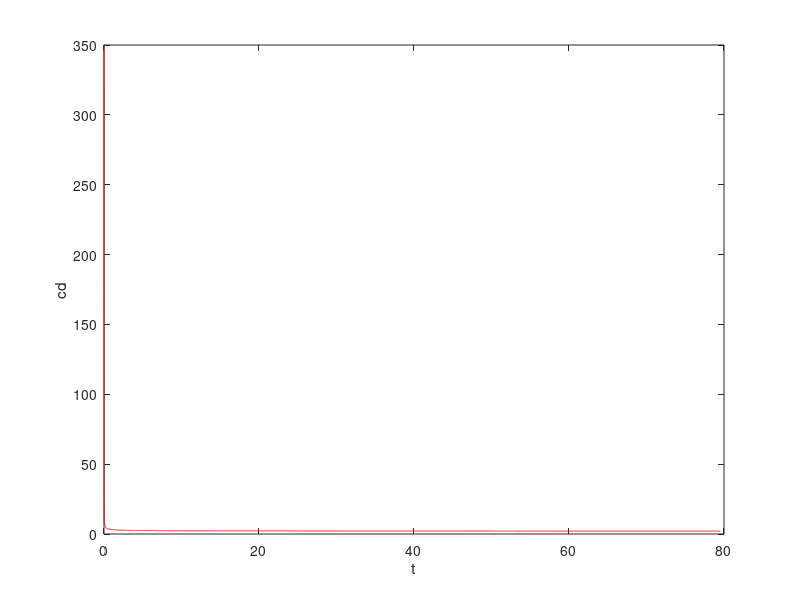
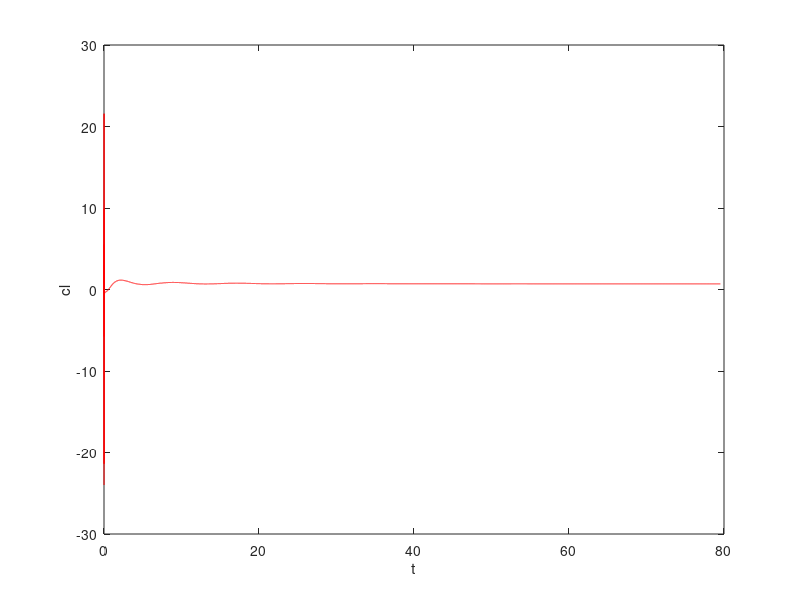

Reproduce these figures in MATLAB, in order.
load gx.dat;
load gy.dat;
ip=2:5;

% figure(3)
% plot(gx(:,1),gx(:,ip),'-o')
% legend('u','v','p','o')
% 
% figure(4)
% plot(gy(:,1),gy(:,ip),'-o')
% legend('u','v','p','o')

load fbypp.dat;
cdcl=fbypp;
[m,n]=size(cdcl);
k=1;

figure(1)
plot(cdcl(1:k:m,1),cdcl(1:k:m,2),'r-')
xlabel('t')
ylabel('cd')

figure(2)
plot(cdcl(1:k:m,1),cdcl(1:k:m,3),'r-')
xlabel('t')
ylabel('cl')

